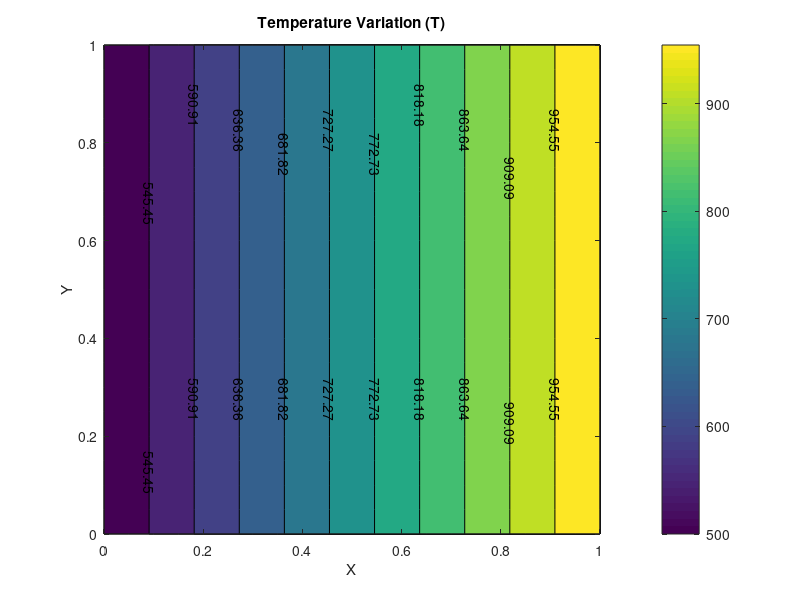

MATLAB code for this plot:
% 2D Heat Conduction Example-2
clear all; clc

% Known Parameters
Lx = 1; % Length of X-Domain
Ly = 1; % Length of Y-Domain
M = 21; % Number of grid points starting from 1 in x-direction
N = 21; % Number of grid points starting from 1 in y-direction

% Calculated constants
dx = Lx/(M-1); % Grid size along x-direction
dy = Ly/(N-1); % Grid size along y-direction

% Coefficients
ap = 2*((1/(dx^2))+(1/(dy^2)));
ae = 1/(dx^2);
aw = 1/(dx^2);
an = 1/(dy^2);
as = 1/(dy^2);

% Initializing Temperature matrix
T = zeros(N,M);

% Boundary Conditions
T(:,1) = 500; % Left Boundary T=500K
T(:,M) = 1000; % Right Boundary T=500K

% Computation
epsilon = 1e-8; % Error Sensivity
err = 1; % Error
n = 0; % Iterator

while err>epsilon
    err = 0; % Error
    for j=2:N-1 % For Internal Grid points
        for i=2:M-1 % For Internal Grid points
            T_old = T(j,i);
            T(j,i) = (1/ap)*(ae*T(j+1,i) + aw*T(j-1,i) + an*T(j,i+1) + as*T(j,i-1));
            err = err + power(T(j,i)-T_old,2);
        end
    end
    for i=1:M
        T(1,i) = T(2,i); % Top Neumann Boundary Condition
        T(N,i) = T(N-1,i); % Bottom Neumann Boundary Condition
    end
    err = sqrt(err/(M*N));
    n = n+1; % Iterator
end
T
n
err

% Plotting
x = linspace(0,Lx,M);
y = linspace(0,Ly,N);
[X,Y] = meshgrid(x,y);
contourf(X,Y,T,'ShowText','on'),colorbar
xlabel('X'),ylabel('Y'),title('Temperature Variation (T)')
